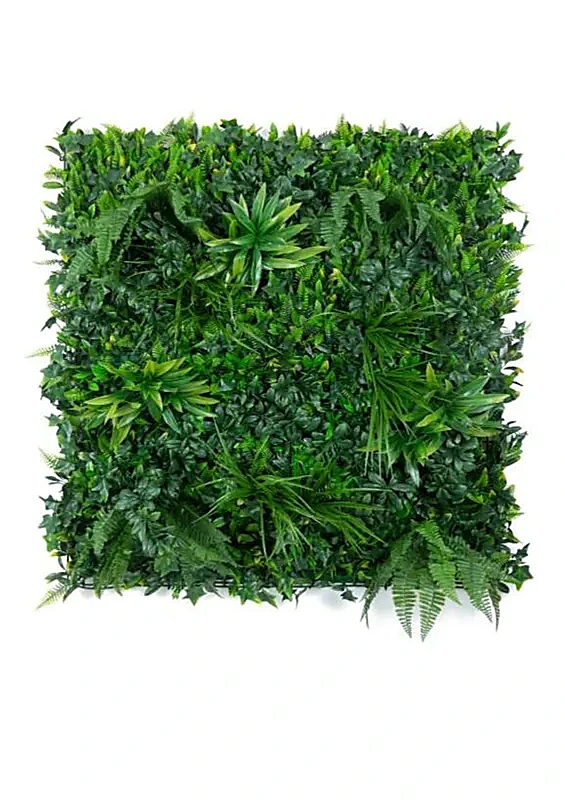
#> input picture fyne-backend/src/seed/assets/exclusive-greenwall/FYN7006E.webp, 565 x 800 px; its folder holds only this picture in this run
$ python make_exclusive_product_contact.py
#> lines starting #> are read from the running program, lines starting #| are printed output that depends on the picture
from pathlib import Path
from PIL import Image, ImageDraw
items=sorted(Path('fyne-backend/src/seed/assets/exclusive-greenwall').glob('*.webp'))
cols=7; w=150; h=176; sheet=Image.new('RGB',(cols*w,((len(items)+cols-1)//cols)*h),'#f1f1f1')
#> after `sheet = Image.new('RGB', (cols * w, (len(items) + cols - 1) // cols * `: sheet: PIL image 1050x176 RGB; every value is 241
for i,p in enumerate(items):
 im=Image.open(p).convert('RGB'); im.thumbnail((138,140)); x=(i%cols)*w; y=(i//cols)*h
#> further down, im is the input picture: PIL image 565x800 RGB; mean R, G, B 157.1, 176.5, 152.7
#> after `im.thumbnail((138, 140))`:
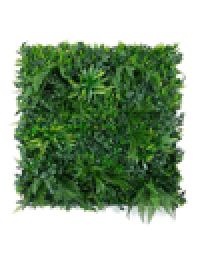
#> im: PIL image 99x140 RGB (shown 2 times larger); mean R, G, B 157.1, 176.5, 152.7
 sheet.paste(im,(x+(w-im.width)//2,y+3)); ImageDraw.Draw(sheet).text((x+5,y+147),p.stem,fill='black')
#> after `sheet.paste(im, (x + (w - im.width) // 2, y + 3))`:
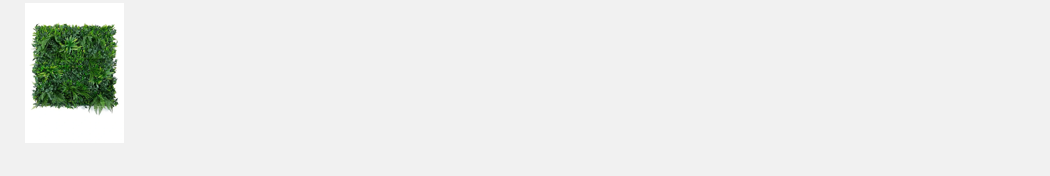
#> sheet: PIL image 1050x176 RGB; mean R, G, B 234.7, 236.2, 234.4
sheet.save('tmp/exclusive-product-contact.jpg',quality=88)

$ run again, on fyne-backend/src/seed/assets/exclusive-greenwall/FYN7025E.webp
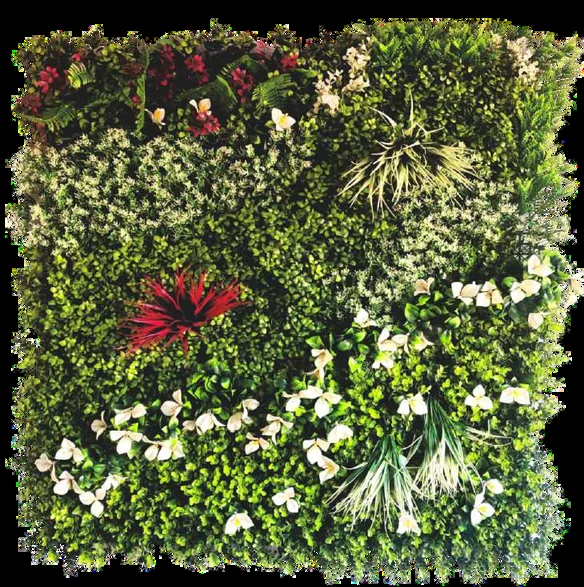
#> input picture fyne-backend/src/seed/assets/exclusive-greenwall/FYN7025E.webp, 584 x 587 px
#> im is the input picture: PIL image 584x587 RGB; mean R, G, B 89.2, 96.8, 60
#> `im.thumbnail((138, 140))`:
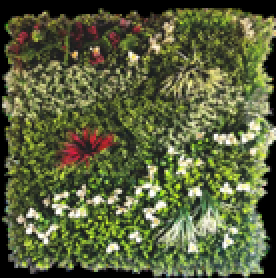
#> im: PIL image 138x139 RGB (shown 2 times larger); mean R, G, B 89.4, 97, 60.1
#> `sheet.paste(im, (x + (w - im.width) // 2, y + 3))`:
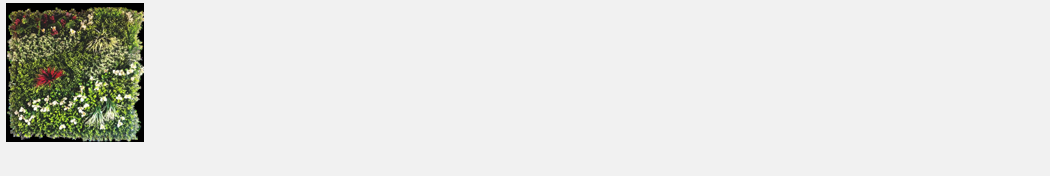
#> sheet: PIL image 1050x176 RGB; mean R, G, B 225.3, 226, 222.2

$ run again, on fyne-backend/src/seed/assets/exclusive-greenwall/FYN7031E.webp
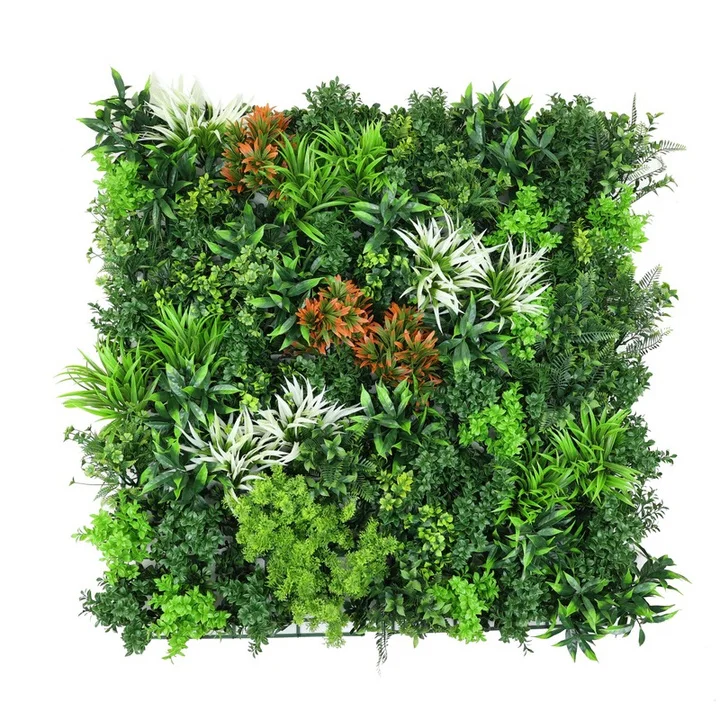
#> input picture fyne-backend/src/seed/assets/exclusive-greenwall/FYN7031E.webp, 720 x 720 px
#> im is the input picture: PIL image 720x720 RGB; mean R, G, B 153.2, 174.4, 140.2
#> `im.thumbnail((138, 140))`:
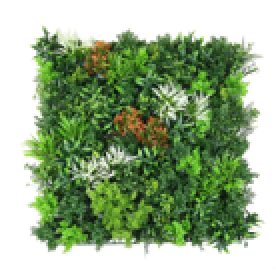
#> im: PIL image 138x138 RGB (shown 2 times larger); mean R, G, B 153.3, 174.4, 140.3
#> `sheet.paste(im, (x + (w - im.width) // 2, y + 3))`:
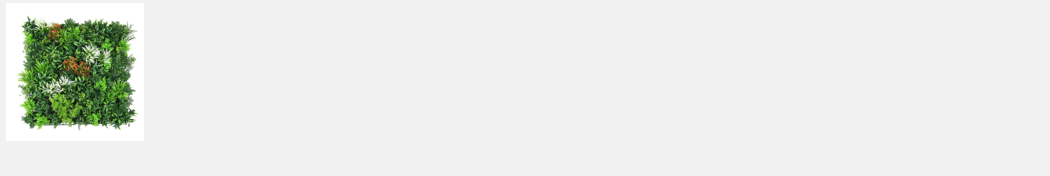
#> sheet: PIL image 1050x176 RGB; mean R, G, B 232, 234.1, 230.6

$ run again, on fyne-backend/src/seed/assets/exclusive-greenwall/FYN7039E.webp
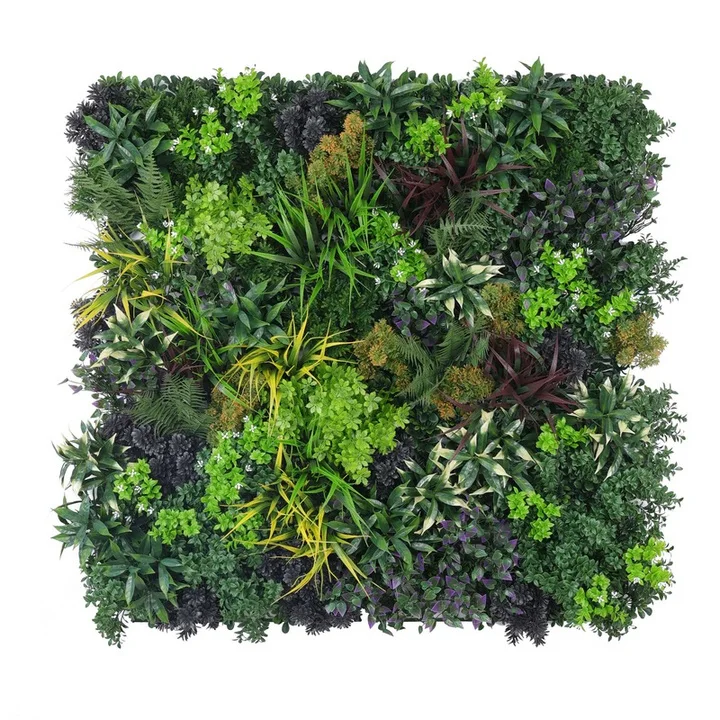
#> input picture fyne-backend/src/seed/assets/exclusive-greenwall/FYN7039E.webp, 720 x 720 px
#> im is the input picture: PIL image 720x720 RGB; mean R, G, B 141.2, 154.7, 131.9
#> `im.thumbnail((138, 140))`:
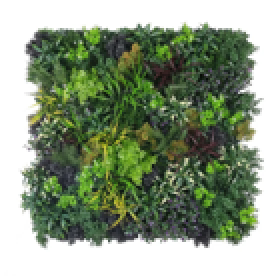
#> im: PIL image 138x138 RGB (shown 2 times larger); mean R, G, B 141.2, 154.8, 132
#> `sheet.paste(im, (x + (w - im.width) // 2, y + 3))`:
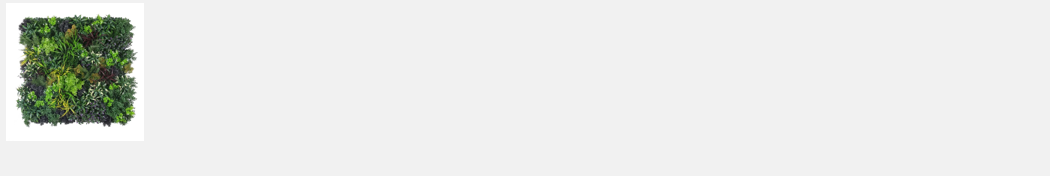
#> sheet: PIL image 1050x176 RGB; mean R, G, B 230.7, 232.1, 229.8

$ run again, on fyne-backend/src/seed/assets/exclusive-greenwall/FYN7017E-A.webp
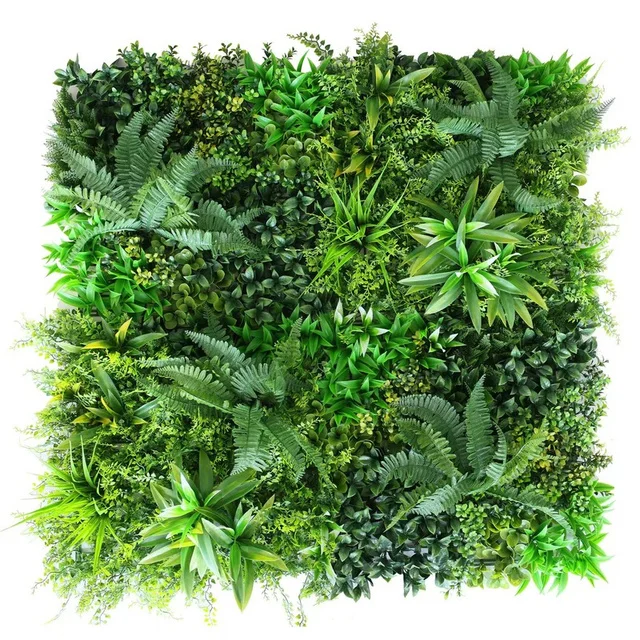
#> input picture fyne-backend/src/seed/assets/exclusive-greenwall/FYN7017E-A.webp, 640 x 640 px
#> im is the input picture: PIL image 640x640 RGB; mean R, G, B 128.8, 158.8, 112
#> `im.thumbnail((138, 140))`:
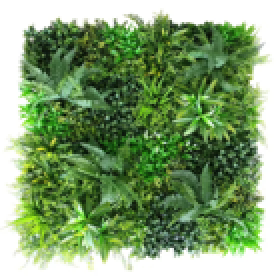
#> im: PIL image 138x138 RGB (shown 2 times larger); mean R, G, B 128.9, 158.9, 112.1
#> `sheet.paste(im, (x + (w - im.width) // 2, y + 3))`:
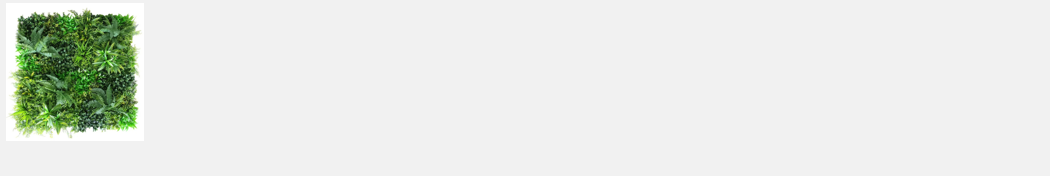
#> sheet: PIL image 1050x176 RGB; mean R, G, B 229.4, 232.5, 227.7
